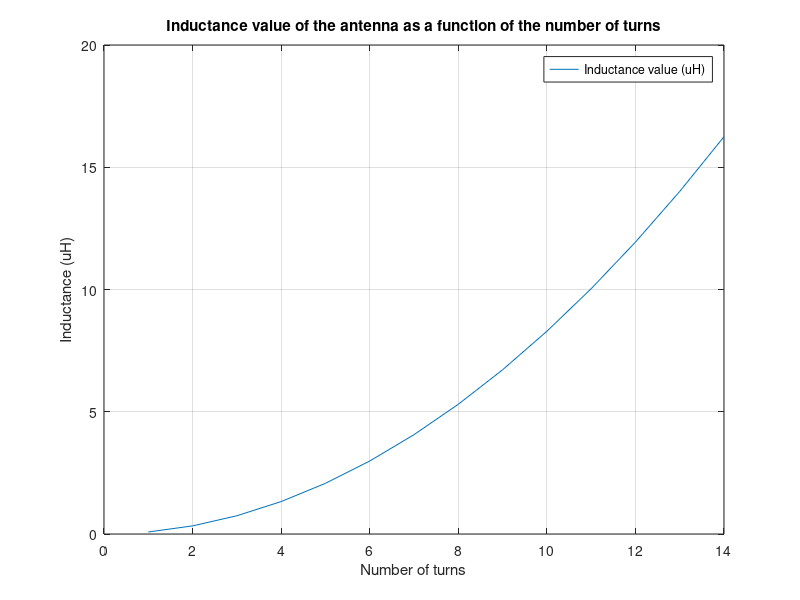

Recreate this plot in MATLAB. (Note: this script raises an error after producing the figure.)
%%%%%%%%%%%%%%%%%%%%%%%%%%%%%%%%%%%%%%%%%%%%%%%%%%%%%%%%%%%%%%%%%%%%%%%%%%%
% File: rectangular.m
% see main.m for more information
% Author: Mario Ruz, 2025.
%%%%%%%%%%%%%%%%%%%%%%%%%%%%%%%%%%%%%%%%%%%%%%%%%%%%%%%%%%%%%%%%%%%%%%%%%%%
%                                           								
% Example
%x = 28;			% width of coil 
%y = 34;			% length 
%b = 1.5;           % width of cross section					      
%h = 0.03;          % height						   
%***********************************************************
%					--------------                         *
%					|			 |                         *
%   			 y  |			 |                         *
%   				|	         |                         *
%   		        |			 |                         *
%				    --------------                         *
%                         x                                *
%***********************************************************
%
close all;
clear all;
N = 1:14; % Number of turns		
x=input('Introduce width of coil (cm) --> ');
y=input('Introduce length of coil (cm) --> ');
b=input('Introduce width of cross section (cm) --> ');
h=input('Introduce height (coild build up) of cross section (cm) --> ');
C = x+y+2*h;

for i = 1:14
   L(i)= 0.0276*(C*N(i))^2/(1.908*C+9*b+10*h);	% value in uH
end
perimetro_rectangulo = 2*x+2*y;					%cm
plot(N,L);
legend('Inductance value (uH)')
title('Inductance value of the antenna as a function of the number of turns')
xlabel('Number of turns');
ylabel('Inductance (uH)');
grid on;
value = numbeOfturns(L);
disp('The number of turns that provide the nearest required theoretical inductance is:')
value
